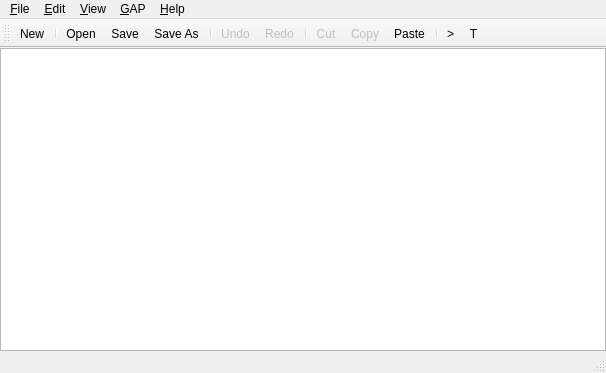
<ui version="4.0" >
 <class>WsWindow</class>
 <widget class="QMainWindow" name="WsWindow" >
  <property name="geometry" >
   <rect>
    <x>0</x>
    <y>0</y>
    <width>606</width>
    <height>373</height>
   </rect>
  </property>
  <property name="iconSize" >
   <size>
    <width>22</width>
    <height>22</height>
   </size>
  </property>
  <widget class="QWidget" name="centralwidget" >
   <property name="geometry" >
    <rect>
     <x>0</x>
     <y>56</y>
     <width>606</width>
     <height>295</height>
    </rect>
   </property>
   <layout class="QVBoxLayout" name="verticalLayout" >
    <property name="margin" >
     <number>0</number>
    </property>
    <item>
     <widget class="ggap::Worksheet" name="worksheet" >
      <property name="textInteractionFlags" >
       <set>Qt::LinksAccessibleByMouse|Qt::TextEditable|Qt::TextEditorInteraction|Qt::TextSelectableByKeyboard|Qt::TextSelectableByMouse</set>
      </property>
     </widget>
    </item>
   </layout>
  </widget>
  <widget class="QMenuBar" name="menubar" >
   <property name="geometry" >
    <rect>
     <x>0</x>
     <y>0</y>
     <width>606</width>
     <height>22</height>
    </rect>
   </property>
   <widget class="QMenu" name="menuFile" >
    <property name="title" >
     <string>&amp;File</string>
    </property>
    <addaction name="actionNew" />
    <addaction name="separator" />
    <addaction name="actionOpen" />
    <addaction name="actionSave" />
    <addaction name="actionSaveAs" />
    <addaction name="separator" />
    <addaction name="actionPageSetup" />
    <addaction name="actionPrintPreview" />
    <addaction name="actionPrint" />
    <addaction name="separator" />
    <addaction name="actionClose" />
    <addaction name="actionQuit" />
   </widget>
   <widget class="QMenu" name="menuEdit" >
    <property name="title" >
     <string>&amp;Edit</string>
    </property>
    <widget class="QMenu" name="menuInsert" >
     <property name="title" >
      <string>Insert</string>
     </property>
     <addaction name="actionInsertPromptBefore" />
     <addaction name="actionInsertPromptAfter" />
     <addaction name="actionInsertTextBefore" />
     <addaction name="actionInsertTextAfter" />
    </widget>
    <addaction name="actionUndo" />
    <addaction name="actionRedo" />
    <addaction name="separator" />
    <addaction name="actionCut" />
    <addaction name="actionCopy" />
    <addaction name="actionPaste" />
    <addaction name="actionDelete" />
    <addaction name="actionSelectAll" />
    <addaction name="separator" />
    <addaction name="menuInsert" />
    <addaction name="actionDeleteBlock" />
    <addaction name="separator" />
    <addaction name="actionPrefs" />
   </widget>
   <widget class="QMenu" name="menuView" >
    <property name="title" >
     <string>&amp;View</string>
    </property>
   </widget>
   <widget class="QMenu" name="menuGAP" >
    <property name="title" >
     <string>&amp;GAP</string>
    </property>
    <addaction name="actionInterruptGap" />
    <addaction name="actionRestartGap" />
   </widget>
   <widget class="QMenu" name="menuHelp" >
    <property name="title" >
     <string>&amp;Help</string>
    </property>
    <addaction name="actionHelp" />
    <addaction name="separator" />
    <addaction name="actionAbout" />
   </widget>
   <addaction name="menuFile" />
   <addaction name="menuEdit" />
   <addaction name="menuView" />
   <addaction name="menuGAP" />
   <addaction name="menuHelp" />
  </widget>
  <widget class="QStatusBar" name="statusbar" >
   <property name="geometry" >
    <rect>
     <x>0</x>
     <y>351</y>
     <width>606</width>
     <height>22</height>
    </rect>
   </property>
  </widget>
  <widget class="QToolBar" name="mainToolbar" >
   <property name="geometry" >
    <rect>
     <x>0</x>
     <y>22</y>
     <width>606</width>
     <height>34</height>
    </rect>
   </property>
   <property name="windowTitle" >
    <string>Main Toolbar</string>
   </property>
   <attribute name="toolBarArea" >
    <enum>TopToolBarArea</enum>
   </attribute>
   <attribute name="toolBarBreak" >
    <bool>false</bool>
   </attribute>
   <addaction name="actionNew" />
   <addaction name="separator" />
   <addaction name="actionOpen" />
   <addaction name="actionSave" />
   <addaction name="actionSaveAs" />
   <addaction name="separator" />
   <addaction name="actionUndo" />
   <addaction name="actionRedo" />
   <addaction name="separator" />
   <addaction name="actionCut" />
   <addaction name="actionCopy" />
   <addaction name="actionPaste" />
   <addaction name="separator" />
   <addaction name="actionInsertPromptAfter" />
   <addaction name="actionInsertTextAfter" />
  </widget>
  <action name="actionNew" >
   <property name="icon" >
    <iconset resource="ggap.qrc" >
     <normaloff>:/icons32/document-new.png</normaloff>:/icons32/document-new.png</iconset>
   </property>
   <property name="text" >
    <string>&amp;New</string>
   </property>
   <property name="shortcut" >
    <string>Ctrl+N</string>
   </property>
  </action>
  <action name="actionOpen" >
   <property name="icon" >
    <iconset resource="ggap.qrc" >
     <normaloff>:/icons32/document-open.png</normaloff>:/icons32/document-open.png</iconset>
   </property>
   <property name="text" >
    <string>&amp;Open</string>
   </property>
   <property name="shortcut" >
    <string>Ctrl+O</string>
   </property>
  </action>
  <action name="actionSave" >
   <property name="icon" >
    <iconset resource="ggap.qrc" >
     <normaloff>:/icons32/document-save.png</normaloff>:/icons32/document-save.png</iconset>
   </property>
   <property name="text" >
    <string>&amp;Save</string>
   </property>
   <property name="shortcut" >
    <string>Ctrl+S</string>
   </property>
  </action>
  <action name="actionSaveAs" >
   <property name="icon" >
    <iconset resource="ggap.qrc" >
     <normaloff>:/icons32/document-save-as.png</normaloff>:/icons32/document-save-as.png</iconset>
   </property>
   <property name="text" >
    <string>Save &amp;As</string>
   </property>
   <property name="shortcut" >
    <string>Ctrl+Shift+S</string>
   </property>
  </action>
  <action name="actionReload" >
   <property name="icon" >
    <iconset resource="ggap.qrc" >
     <normaloff>:/icons32/view-refresh.png</normaloff>:/icons32/view-refresh.png</iconset>
   </property>
   <property name="text" >
    <string>&amp;Reload</string>
   </property>
   <property name="shortcut" >
    <string>F5</string>
   </property>
  </action>
  <action name="actionClose" >
   <property name="icon" >
    <iconset resource="ggap.qrc" >
     <normaloff>:/icons32/close.png</normaloff>:/icons32/close.png</iconset>
   </property>
   <property name="text" >
    <string>&amp;Close</string>
   </property>
   <property name="shortcut" >
    <string>Ctrl+W</string>
   </property>
  </action>
  <action name="actionQuit" >
   <property name="text" >
    <string>&amp;Quit</string>
   </property>
   <property name="shortcut" >
    <string>Ctrl+Q</string>
   </property>
   <property name="menuRole" >
    <enum>QAction::QuitRole</enum>
   </property>
  </action>
  <action name="actionUndo" >
   <property name="enabled" >
    <bool>false</bool>
   </property>
   <property name="icon" >
    <iconset resource="ggap.qrc" >
     <normaloff>:/icons32/edit-undo.png</normaloff>:/icons32/edit-undo.png</iconset>
   </property>
   <property name="text" >
    <string>&amp;Undo</string>
   </property>
   <property name="shortcut" >
    <string>Ctrl+Z</string>
   </property>
  </action>
  <action name="actionRedo" >
   <property name="enabled" >
    <bool>false</bool>
   </property>
   <property name="icon" >
    <iconset resource="ggap.qrc" >
     <normaloff>:/icons32/edit-redo.png</normaloff>:/icons32/edit-redo.png</iconset>
   </property>
   <property name="text" >
    <string>&amp;Redo</string>
   </property>
   <property name="shortcut" >
    <string>Ctrl+Shift+Z</string>
   </property>
  </action>
  <action name="actionCut" >
   <property name="enabled" >
    <bool>false</bool>
   </property>
   <property name="icon" >
    <iconset resource="ggap.qrc" >
     <normaloff>:/icons32/edit-cut.png</normaloff>:/icons32/edit-cut.png</iconset>
   </property>
   <property name="text" >
    <string>&amp;Cut</string>
   </property>
   <property name="shortcut" >
    <string>Ctrl+X</string>
   </property>
  </action>
  <action name="actionPrefs" >
   <property name="icon" >
    <iconset resource="ggap.qrc" >
     <normaloff>:/icons32/preferences.png</normaloff>:/icons32/preferences.png</iconset>
   </property>
   <property name="text" >
    <string>P&amp;references</string>
   </property>
   <property name="menuRole" >
    <enum>QAction::PreferencesRole</enum>
   </property>
  </action>
  <action name="actionCopy" >
   <property name="enabled" >
    <bool>false</bool>
   </property>
   <property name="icon" >
    <iconset resource="ggap.qrc" >
     <normaloff>:/icons32/edit-copy.png</normaloff>:/icons32/edit-copy.png</iconset>
   </property>
   <property name="text" >
    <string>C&amp;opy</string>
   </property>
   <property name="shortcut" >
    <string>Ctrl+C</string>
   </property>
  </action>
  <action name="actionPaste" >
   <property name="icon" >
    <iconset resource="ggap.qrc" >
     <normaloff>:/icons32/edit-paste.png</normaloff>:/icons32/edit-paste.png</iconset>
   </property>
   <property name="text" >
    <string>&amp;Paste</string>
   </property>
   <property name="shortcut" >
    <string>Ctrl+V</string>
   </property>
  </action>
  <action name="actionAbout" >
   <property name="text" >
    <string>&amp;About GGAP</string>
   </property>
   <property name="menuRole" >
    <enum>QAction::AboutRole</enum>
   </property>
  </action>
  <action name="actionInsertPromptAfter" >
   <property name="text" >
    <string>Input After Cursor</string>
   </property>
   <property name="iconText" >
    <string>></string>
   </property>
   <property name="toolTip" >
    <string>Insert input block after cursor</string>
   </property>
  </action>
  <action name="actionInsertPromptBefore" >
   <property name="text" >
    <string>Input Before Cursor</string>
   </property>
   <property name="iconText" >
    <string>> |</string>
   </property>
   <property name="toolTip" >
    <string>Insert input block before cursor</string>
   </property>
  </action>
  <action name="actionInsertTextAfter" >
   <property name="text" >
    <string>Text After Cursor</string>
   </property>
   <property name="iconText" >
    <string>T</string>
   </property>
   <property name="toolTip" >
    <string>Insert text block after cursor</string>
   </property>
  </action>
  <action name="actionInsertTextBefore" >
   <property name="text" >
    <string>Text Before Cursor</string>
   </property>
   <property name="iconText" >
    <string>T |</string>
   </property>
   <property name="toolTip" >
    <string>Insert text block before cursor</string>
   </property>
  </action>
  <action name="actionMinimize" >
   <property name="text" >
    <string>Minimize</string>
   </property>
   <property name="shortcut" >
    <string>Ctrl+M</string>
   </property>
  </action>
  <action name="actionZoom" >
   <property name="text" >
    <string>Zoom</string>
   </property>
  </action>
  <action name="actionBringAllToFront" >
   <property name="text" >
    <string>Bring All to Front</string>
   </property>
  </action>
  <action name="actionHelp" >
   <property name="text" >
    <string>&amp;GAP Help</string>
   </property>
  </action>
  <action name="actionSelectAll" >
   <property name="text" >
    <string>Select &amp;All</string>
   </property>
   <property name="shortcut" >
    <string>Ctrl+A</string>
   </property>
  </action>
  <action name="actionDelete" >
   <property name="enabled" >
    <bool>false</bool>
   </property>
   <property name="text" >
    <string>&amp;Delete</string>
   </property>
  </action>
  <action name="actionDeleteBlock" >
   <property name="text" >
    <string>Delete Block</string>
   </property>
  </action>
  <action name="actionInterruptGap" >
   <property name="text" >
    <string>Interrupt</string>
   </property>
   <property name="shortcut" >
    <string>Meta+C</string>
   </property>
  </action>
  <action name="actionRestartGap" >
   <property name="text" >
    <string>Restart</string>
   </property>
  </action>
  <action name="actionPageSetup" >
   <property name="text" >
    <string>Page S&amp;etup</string>
   </property>
   <property name="shortcut" >
    <string>Ctrl+Shift+P</string>
   </property>
  </action>
  <action name="actionPrint" >
   <property name="icon" >
    <iconset resource="ggap.qrc" >
     <normaloff>:/icons32/document-print.png</normaloff>:/icons32/document-print.png</iconset>
   </property>
   <property name="text" >
    <string>&amp;Print...</string>
   </property>
   <property name="shortcut" >
    <string>Ctrl+P</string>
   </property>
  </action>
  <action name="actionPrintPreview" >
   <property name="icon" >
    <iconset resource="ggap.qrc" >
     <normaloff>:/icons32/document-print-preview.png</normaloff>:/icons32/document-print-preview.png</iconset>
   </property>
   <property name="text" >
    <string>Print Pre&amp;view</string>
   </property>
  </action>
 </widget>
 <customwidgets>
  <customwidget>
   <class>ggap::Worksheet</class>
   <extends>QTextEdit</extends>
   <header>ggap/worksheet.h</header>
   <slots>
    <slot>deleteSelected()</slot>
    <slot>deleteBlock()</slot>
    <slot>addPromptBlockBeforeCursor()</slot>
    <slot>addPromptBlockAfterCursor()</slot>
    <slot>addTextBlockBeforeCursor()</slot>
    <slot>addTextBlockAfterCursor()</slot>
    <slot>interruptGap()</slot>
    <slot>restartGap()</slot>
    <signal>savingFinished(bool,QString)</signal>
    <signal>modificationChanged(bool)</signal>
    <signal>filenameChanged(QString)</signal>
    <signal>gapStateChanged()</signal>
    <signal>highlighted(QString)</signal>
    <signal>docStateChanged()</signal>
   </slots>
  </customwidget>
 </customwidgets>
 <resources>
  <include location="ggap.qrc" />
 </resources>
 <connections>
  <connection>
   <sender>worksheet</sender>
   <signal>savingFinished(bool,QString)</signal>
   <receiver>WsWindow</receiver>
   <slot>savingFinished(bool,QString)</slot>
   <hints>
    <hint type="sourcelabel" >
     <x>302</x>
     <y>209</y>
    </hint>
    <hint type="destinationlabel" >
     <x>302</x>
     <y>186</y>
    </hint>
   </hints>
  </connection>
  <connection>
   <sender>worksheet</sender>
   <signal>modificationChanged(bool)</signal>
   <receiver>WsWindow</receiver>
   <slot>setWindowModified(bool)</slot>
   <hints>
    <hint type="sourcelabel" >
     <x>302</x>
     <y>209</y>
    </hint>
    <hint type="destinationlabel" >
     <x>302</x>
     <y>186</y>
    </hint>
   </hints>
  </connection>
  <connection>
   <sender>worksheet</sender>
   <signal>filenameChanged(QString)</signal>
   <receiver>WsWindow</receiver>
   <slot>setWindowFilePath(QString)</slot>
   <hints>
    <hint type="sourcelabel" >
     <x>302</x>
     <y>209</y>
    </hint>
    <hint type="destinationlabel" >
     <x>302</x>
     <y>186</y>
    </hint>
   </hints>
  </connection>
  <connection>
   <sender>worksheet</sender>
   <signal>gapStateChanged()</signal>
   <receiver>WsWindow</receiver>
   <slot>gapStateChanged()</slot>
   <hints>
    <hint type="sourcelabel" >
     <x>302</x>
     <y>209</y>
    </hint>
    <hint type="destinationlabel" >
     <x>302</x>
     <y>186</y>
    </hint>
   </hints>
  </connection>
  <connection>
   <sender>worksheet</sender>
   <signal>copyAvailable(bool)</signal>
   <receiver>actionCopy</receiver>
   <slot>setEnabled(bool)</slot>
   <hints>
    <hint type="sourcelabel" >
     <x>302</x>
     <y>209</y>
    </hint>
    <hint type="destinationlabel" >
     <x>-1</x>
     <y>-1</y>
    </hint>
   </hints>
  </connection>
  <connection>
   <sender>worksheet</sender>
   <signal>copyAvailable(bool)</signal>
   <receiver>actionCut</receiver>
   <slot>setEnabled(bool)</slot>
   <hints>
    <hint type="sourcelabel" >
     <x>302</x>
     <y>209</y>
    </hint>
    <hint type="destinationlabel" >
     <x>-1</x>
     <y>-1</y>
    </hint>
   </hints>
  </connection>
  <connection>
   <sender>worksheet</sender>
   <signal>copyAvailable(bool)</signal>
   <receiver>actionDelete</receiver>
   <slot>setEnabled(bool)</slot>
   <hints>
    <hint type="sourcelabel" >
     <x>302</x>
     <y>209</y>
    </hint>
    <hint type="destinationlabel" >
     <x>-1</x>
     <y>-1</y>
    </hint>
   </hints>
  </connection>
  <connection>
   <sender>worksheet</sender>
   <signal>undoAvailable(bool)</signal>
   <receiver>actionUndo</receiver>
   <slot>setEnabled(bool)</slot>
   <hints>
    <hint type="sourcelabel" >
     <x>302</x>
     <y>209</y>
    </hint>
    <hint type="destinationlabel" >
     <x>-1</x>
     <y>-1</y>
    </hint>
   </hints>
  </connection>
  <connection>
   <sender>worksheet</sender>
   <signal>redoAvailable(bool)</signal>
   <receiver>actionRedo</receiver>
   <slot>setEnabled(bool)</slot>
   <hints>
    <hint type="sourcelabel" >
     <x>302</x>
     <y>209</y>
    </hint>
    <hint type="destinationlabel" >
     <x>-1</x>
     <y>-1</y>
    </hint>
   </hints>
  </connection>
  <connection>
   <sender>actionUndo</sender>
   <signal>triggered()</signal>
   <receiver>worksheet</receiver>
   <slot>undo()</slot>
   <hints>
    <hint type="sourcelabel" >
     <x>-1</x>
     <y>-1</y>
    </hint>
    <hint type="destinationlabel" >
     <x>302</x>
     <y>214</y>
    </hint>
   </hints>
  </connection>
  <connection>
   <sender>actionRedo</sender>
   <signal>triggered()</signal>
   <receiver>worksheet</receiver>
   <slot>redo()</slot>
   <hints>
    <hint type="sourcelabel" >
     <x>-1</x>
     <y>-1</y>
    </hint>
    <hint type="destinationlabel" >
     <x>302</x>
     <y>214</y>
    </hint>
   </hints>
  </connection>
  <connection>
   <sender>actionCut</sender>
   <signal>triggered()</signal>
   <receiver>worksheet</receiver>
   <slot>cut()</slot>
   <hints>
    <hint type="sourcelabel" >
     <x>-1</x>
     <y>-1</y>
    </hint>
    <hint type="destinationlabel" >
     <x>302</x>
     <y>214</y>
    </hint>
   </hints>
  </connection>
  <connection>
   <sender>actionCopy</sender>
   <signal>triggered()</signal>
   <receiver>worksheet</receiver>
   <slot>copy()</slot>
   <hints>
    <hint type="sourcelabel" >
     <x>-1</x>
     <y>-1</y>
    </hint>
    <hint type="destinationlabel" >
     <x>302</x>
     <y>214</y>
    </hint>
   </hints>
  </connection>
  <connection>
   <sender>actionPaste</sender>
   <signal>triggered()</signal>
   <receiver>worksheet</receiver>
   <slot>paste()</slot>
   <hints>
    <hint type="sourcelabel" >
     <x>-1</x>
     <y>-1</y>
    </hint>
    <hint type="destinationlabel" >
     <x>302</x>
     <y>214</y>
    </hint>
   </hints>
  </connection>
  <connection>
   <sender>actionDelete</sender>
   <signal>triggered()</signal>
   <receiver>worksheet</receiver>
   <slot>deleteSelected()</slot>
   <hints>
    <hint type="sourcelabel" >
     <x>-1</x>
     <y>-1</y>
    </hint>
    <hint type="destinationlabel" >
     <x>302</x>
     <y>209</y>
    </hint>
   </hints>
  </connection>
  <connection>
   <sender>actionDeleteBlock</sender>
   <signal>triggered()</signal>
   <receiver>worksheet</receiver>
   <slot>deleteBlock()</slot>
   <hints>
    <hint type="sourcelabel" >
     <x>-1</x>
     <y>-1</y>
    </hint>
    <hint type="destinationlabel" >
     <x>302</x>
     <y>209</y>
    </hint>
   </hints>
  </connection>
  <connection>
   <sender>actionInsertPromptAfter</sender>
   <signal>triggered()</signal>
   <receiver>worksheet</receiver>
   <slot>addPromptBlockAfterCursor()</slot>
   <hints>
    <hint type="sourcelabel" >
     <x>-1</x>
     <y>-1</y>
    </hint>
    <hint type="destinationlabel" >
     <x>302</x>
     <y>209</y>
    </hint>
   </hints>
  </connection>
  <connection>
   <sender>actionInsertPromptBefore</sender>
   <signal>triggered()</signal>
   <receiver>worksheet</receiver>
   <slot>addPromptBlockBeforeCursor()</slot>
   <hints>
    <hint type="sourcelabel" >
     <x>-1</x>
     <y>-1</y>
    </hint>
    <hint type="destinationlabel" >
     <x>302</x>
     <y>209</y>
    </hint>
   </hints>
  </connection>
  <connection>
   <sender>actionInsertTextAfter</sender>
   <signal>triggered()</signal>
   <receiver>worksheet</receiver>
   <slot>addTextBlockAfterCursor()</slot>
   <hints>
    <hint type="sourcelabel" >
     <x>-1</x>
     <y>-1</y>
    </hint>
    <hint type="destinationlabel" >
     <x>302</x>
     <y>209</y>
    </hint>
   </hints>
  </connection>
  <connection>
   <sender>actionInsertTextBefore</sender>
   <signal>triggered()</signal>
   <receiver>worksheet</receiver>
   <slot>addTextBlockBeforeCursor()</slot>
   <hints>
    <hint type="sourcelabel" >
     <x>-1</x>
     <y>-1</y>
    </hint>
    <hint type="destinationlabel" >
     <x>302</x>
     <y>209</y>
    </hint>
   </hints>
  </connection>
  <connection>
   <sender>actionClose</sender>
   <signal>triggered()</signal>
   <receiver>WsWindow</receiver>
   <slot>close()</slot>
   <hints>
    <hint type="sourcelabel" >
     <x>-1</x>
     <y>-1</y>
    </hint>
    <hint type="destinationlabel" >
     <x>302</x>
     <y>186</y>
    </hint>
   </hints>
  </connection>
  <connection>
   <sender>actionSelectAll</sender>
   <signal>triggered()</signal>
   <receiver>worksheet</receiver>
   <slot>selectAll()</slot>
   <hints>
    <hint type="sourcelabel" >
     <x>-1</x>
     <y>-1</y>
    </hint>
    <hint type="destinationlabel" >
     <x>302</x>
     <y>209</y>
    </hint>
   </hints>
  </connection>
  <connection>
   <sender>actionMinimize</sender>
   <signal>triggered()</signal>
   <receiver>WsWindow</receiver>
   <slot>showMinimized()</slot>
   <hints>
    <hint type="sourcelabel" >
     <x>-1</x>
     <y>-1</y>
    </hint>
    <hint type="destinationlabel" >
     <x>302</x>
     <y>186</y>
    </hint>
   </hints>
  </connection>
  <connection>
   <sender>actionZoom</sender>
   <signal>triggered()</signal>
   <receiver>WsWindow</receiver>
   <slot>zoomWindow()</slot>
   <hints>
    <hint type="sourcelabel" >
     <x>-1</x>
     <y>-1</y>
    </hint>
    <hint type="destinationlabel" >
     <x>302</x>
     <y>186</y>
    </hint>
   </hints>
  </connection>
  <connection>
   <sender>actionBringAllToFront</sender>
   <signal>triggered()</signal>
   <receiver>WsWindow</receiver>
   <slot>bringAllToFront()</slot>
   <hints>
    <hint type="sourcelabel" >
     <x>-1</x>
     <y>-1</y>
    </hint>
    <hint type="destinationlabel" >
     <x>302</x>
     <y>186</y>
    </hint>
   </hints>
  </connection>
  <connection>
   <sender>actionInterruptGap</sender>
   <signal>triggered()</signal>
   <receiver>worksheet</receiver>
   <slot>interruptGap()</slot>
   <hints>
    <hint type="sourcelabel" >
     <x>-1</x>
     <y>-1</y>
    </hint>
    <hint type="destinationlabel" >
     <x>302</x>
     <y>209</y>
    </hint>
   </hints>
  </connection>
  <connection>
   <sender>actionRestartGap</sender>
   <signal>triggered()</signal>
   <receiver>worksheet</receiver>
   <slot>restartGap()</slot>
   <hints>
    <hint type="sourcelabel" >
     <x>-1</x>
     <y>-1</y>
    </hint>
    <hint type="destinationlabel" >
     <x>302</x>
     <y>209</y>
    </hint>
   </hints>
  </connection>
  <connection>
   <sender>actionAbout</sender>
   <signal>triggered()</signal>
   <receiver>WsWindow</receiver>
   <slot>aboutDialog()</slot>
   <hints>
    <hint type="sourcelabel" >
     <x>-1</x>
     <y>-1</y>
    </hint>
    <hint type="destinationlabel" >
     <x>302</x>
     <y>186</y>
    </hint>
   </hints>
  </connection>
  <connection>
   <sender>actionPrefs</sender>
   <signal>triggered()</signal>
   <receiver>WsWindow</receiver>
   <slot>prefsDialog()</slot>
   <hints>
    <hint type="sourcelabel" >
     <x>-1</x>
     <y>-1</y>
    </hint>
    <hint type="destinationlabel" >
     <x>302</x>
     <y>186</y>
    </hint>
   </hints>
  </connection>
  <connection>
   <sender>actionQuit</sender>
   <signal>triggered()</signal>
   <receiver>WsWindow</receiver>
   <slot>quit()</slot>
   <hints>
    <hint type="sourcelabel" >
     <x>-1</x>
     <y>-1</y>
    </hint>
    <hint type="destinationlabel" >
     <x>302</x>
     <y>186</y>
    </hint>
   </hints>
  </connection>
  <connection>
   <sender>actionHelp</sender>
   <signal>triggered()</signal>
   <receiver>WsWindow</receiver>
   <slot>gapHelp()</slot>
   <hints>
    <hint type="sourcelabel" >
     <x>-1</x>
     <y>-1</y>
    </hint>
    <hint type="destinationlabel" >
     <x>302</x>
     <y>186</y>
    </hint>
   </hints>
  </connection>
  <connection>
   <sender>actionNew</sender>
   <signal>triggered()</signal>
   <receiver>WsWindow</receiver>
   <slot>actionNew()</slot>
   <hints>
    <hint type="sourcelabel" >
     <x>-1</x>
     <y>-1</y>
    </hint>
    <hint type="destinationlabel" >
     <x>302</x>
     <y>186</y>
    </hint>
   </hints>
  </connection>
  <connection>
   <sender>actionOpen</sender>
   <signal>triggered()</signal>
   <receiver>WsWindow</receiver>
   <slot>actionOpen()</slot>
   <hints>
    <hint type="sourcelabel" >
     <x>-1</x>
     <y>-1</y>
    </hint>
    <hint type="destinationlabel" >
     <x>302</x>
     <y>186</y>
    </hint>
   </hints>
  </connection>
  <connection>
   <sender>actionSave</sender>
   <signal>triggered()</signal>
   <receiver>WsWindow</receiver>
   <slot>actionSave()</slot>
   <hints>
    <hint type="sourcelabel" >
     <x>-1</x>
     <y>-1</y>
    </hint>
    <hint type="destinationlabel" >
     <x>302</x>
     <y>186</y>
    </hint>
   </hints>
  </connection>
  <connection>
   <sender>actionSaveAs</sender>
   <signal>triggered()</signal>
   <receiver>WsWindow</receiver>
   <slot>actionSaveAs()</slot>
   <hints>
    <hint type="sourcelabel" >
     <x>-1</x>
     <y>-1</y>
    </hint>
    <hint type="destinationlabel" >
     <x>302</x>
     <y>186</y>
    </hint>
   </hints>
  </connection>
  <connection>
   <sender>actionPrint</sender>
   <signal>triggered()</signal>
   <receiver>WsWindow</receiver>
   <slot>printDocument()</slot>
   <hints>
    <hint type="sourcelabel" >
     <x>-1</x>
     <y>-1</y>
    </hint>
    <hint type="destinationlabel" >
     <x>302</x>
     <y>186</y>
    </hint>
   </hints>
  </connection>
  <connection>
   <sender>actionPageSetup</sender>
   <signal>triggered()</signal>
   <receiver>WsWindow</receiver>
   <slot>pageSetup()</slot>
   <hints>
    <hint type="sourcelabel" >
     <x>-1</x>
     <y>-1</y>
    </hint>
    <hint type="destinationlabel" >
     <x>302</x>
     <y>186</y>
    </hint>
   </hints>
  </connection>
  <connection>
   <sender>actionPrintPreview</sender>
   <signal>triggered()</signal>
   <receiver>WsWindow</receiver>
   <slot>printPreview()</slot>
   <hints>
    <hint type="sourcelabel" >
     <x>-1</x>
     <y>-1</y>
    </hint>
    <hint type="destinationlabel" >
     <x>302</x>
     <y>186</y>
    </hint>
   </hints>
  </connection>
  <connection>
   <sender>worksheet</sender>
   <signal>highlighted(QString)</signal>
   <receiver>statusbar</receiver>
   <slot>showMessage(QString)</slot>
   <hints>
    <hint type="sourcelabel" >
     <x>302</x>
     <y>209</y>
    </hint>
    <hint type="destinationlabel" >
     <x>302</x>
     <y>361</y>
    </hint>
   </hints>
  </connection>
  <connection>
   <sender>worksheet</sender>
   <signal>docStateChanged()</signal>
   <receiver>WsWindow</receiver>
   <slot>docStateChanged()</slot>
   <hints>
    <hint type="sourcelabel" >
     <x>302</x>
     <y>203</y>
    </hint>
    <hint type="destinationlabel" >
     <x>302</x>
     <y>186</y>
    </hint>
   </hints>
  </connection>
 </connections>
 <slots>
  <slot>savingFinished(bool,QString)</slot>
  <slot>gapStateChanged()</slot>
  <slot>zoomWindow()</slot>
  <slot>bringAllToFront()</slot>
  <slot>aboutDialog()</slot>
  <slot>prefsDialog()</slot>
  <slot>quit()</slot>
  <slot>gapHelp()</slot>
  <slot>setWindowFilePath(QString)</slot>
  <slot>actionNew()</slot>
  <slot>actionOpen()</slot>
  <slot>actionSave()</slot>
  <slot>actionSaveAs()</slot>
  <slot>pageSetup()</slot>
  <slot>printDocument()</slot>
  <slot>printPreview()</slot>
  <slot>docStateChanged()</slot>
 </slots>
</ui>
